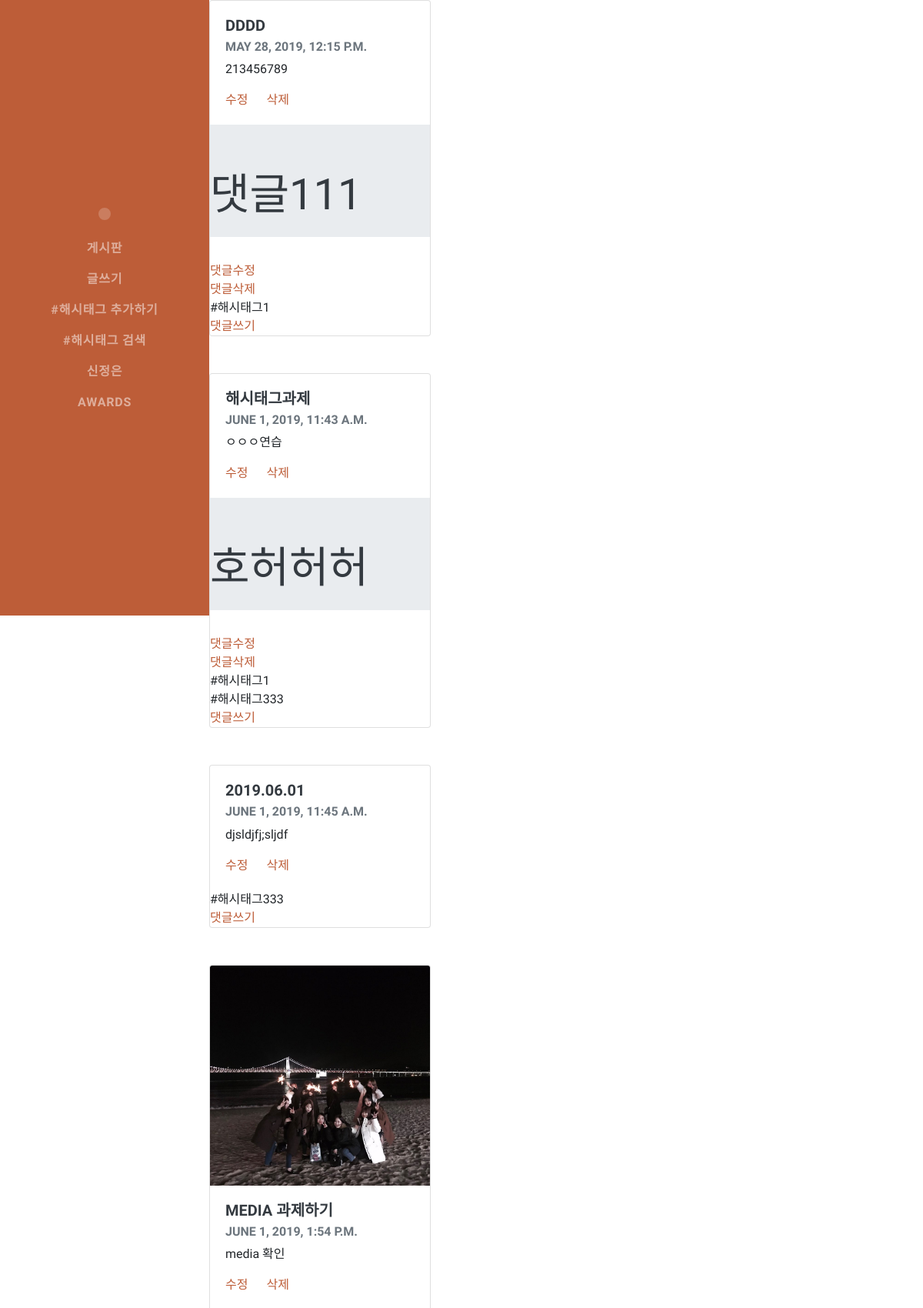
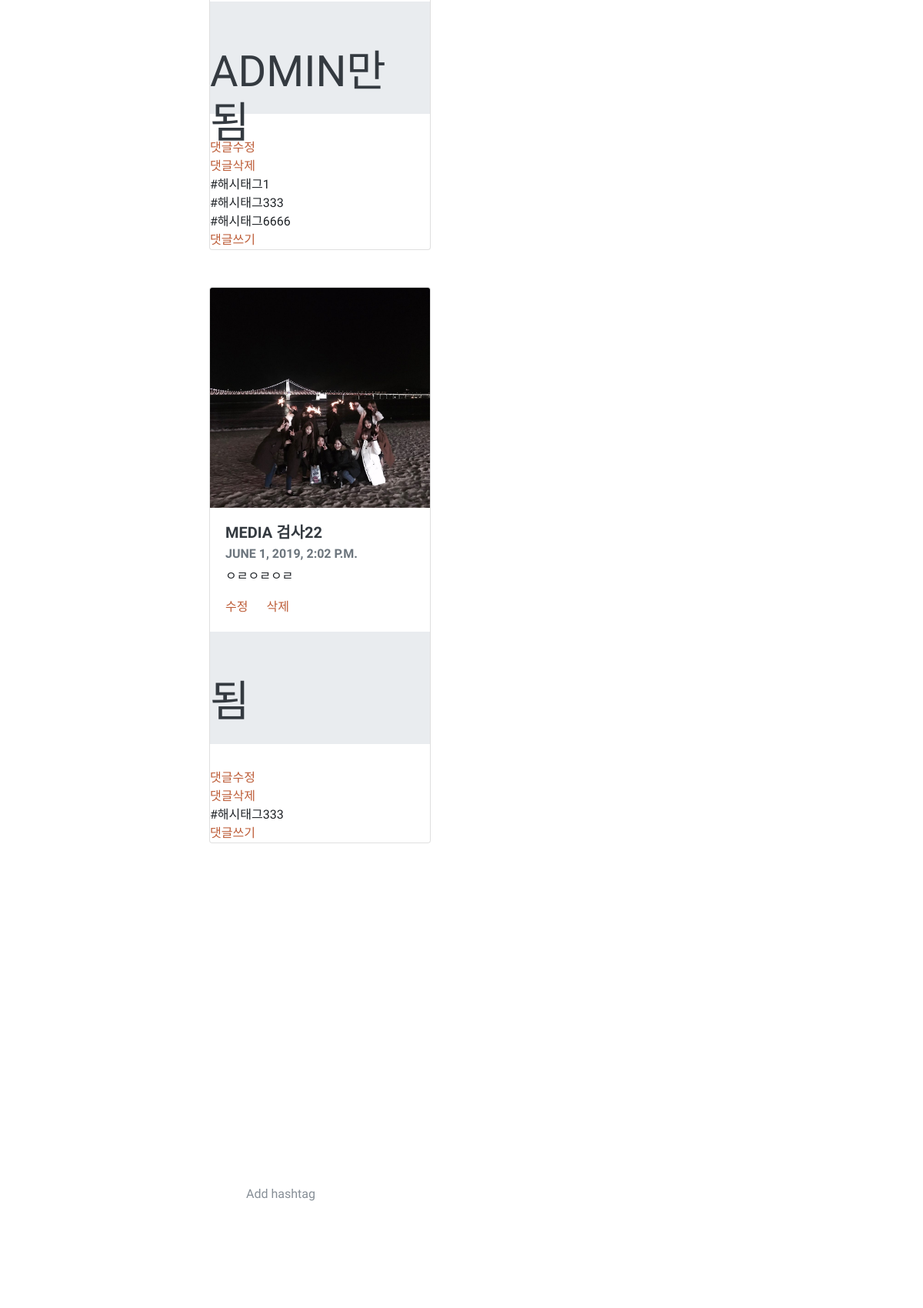
Page /crud/home/ (upper part) on the committed database (2 pictures, top to bottom).
### crud/models.py (models this page shows, shortened)
class Blog(models.Model):
    title = models.CharField(max_length=200)
    pub_date = models.DateTimeField('date published')
    body = models.TextField()
    hashtags = models.ManyToManyField('hashtag', blank=True)
    image = models.ImageField(upload_to ='images/', blank=True)

class Comment(models.Model):
    blog_id=models.ForeignKey(Blog,on_delete=models.CASCADE, related_name="comments")
    comment_text=models.CharField(max_length=40)

class Hashtag(models.Model):
    name = models.CharField(max_length=50)

### crud/views.py (the view)
# urls.py: 2. Add a URL to urlpatterns:  path('', views.home, name='home')
def home(request):
    blogs=Blog.objects
    hashtags = Hashtag.objects
    return render(request, 'crud/home.html', {'blogs': blogs , 'hashtags': hashtags})

### crud/templates/crud/home.html
{% extends 'crud/layout.html' %}
{% block content %}
{% for blog in blogs.all%}
<div class="card" style="width: 18rem";>
    {% if blog.image %}
        <img src="{{ blog.image.url }}" class="card-img-top" alt="Card image cap">
       {% endif %}
        <div class="card-body">
          <h5 class="card-title" >{{ blog.title }}</h5>
          <h6 class="card-subtitle mb-2 text-muted">{{ blog.pub_date }}</h6>
          <p class="card-text">{{ blog.body }}</p>
          <a href="{% url 'edit' pk=blog.pk %}" class="card-link">수정</a>
          <a href="{% url 'remove' pk=blog.pk %}" class="card-link">삭제</a>
        </div>
        {% for comment in blog.comments.all %}
            <div class="jumbotron jumbotron-fluid">
                <div class="card-subtitle mb-2 text-muted" style="height: 1rem";>
                    <h6 class="display-4">{{ comment.comment_text}}</h6>
                </div>
            </div>
        <a href="{% url 'comment_edit' blog.id comment.id%}">댓글수정</a>
        <a href="{% url 'comment_remove' blog.id comment.id%}">댓글삭제</a>
        {% endfor %}
        {% for hashtag in blog.hashtags.all %}
        <span> {{ hashtag.name }}</span>
        {% endfor %}
        <a href="{% url 'comment_create' blog.id %}">댓글쓰기</a>
</div>
<br><br>
{% endfor %}
{% endblock %}

### rows in the picture
Blog: title "DDDD", pub_date "MAY 28, 2019, 12:15 P.M.", body "213456789"
Comment: comment_text "댓글111"
Hashtag: name "#해시태그1"
Blog: title "해시태그과제", pub_date "JUNE 1, 2019, 11:43 A.M.", body "ㅇㅇㅇ연습"
Comment: comment_text "호허허허"
Hashtag: name "#해시태그333"
Blog: title "2019.06.01", pub_date "JUNE 1, 2019, 11:45 A.M.", body "djsldjfj;sljdf"
Blog: image (picture), title "MEDIA 과제하기", pub_date "JUNE 1, 2019, 1:54 P.M.", body "media 확인"
Comment: comment_text "ADMIN만 됨"
Hashtag: name "#해시태그6666"
Blog: image (picture), title "MEDIA 검사22", pub_date "JUNE 1, 2019, 2:02 P.M.", body "ㅇㄹㅇㄹㅇㄹ"
Comment: comment_text "됨"
